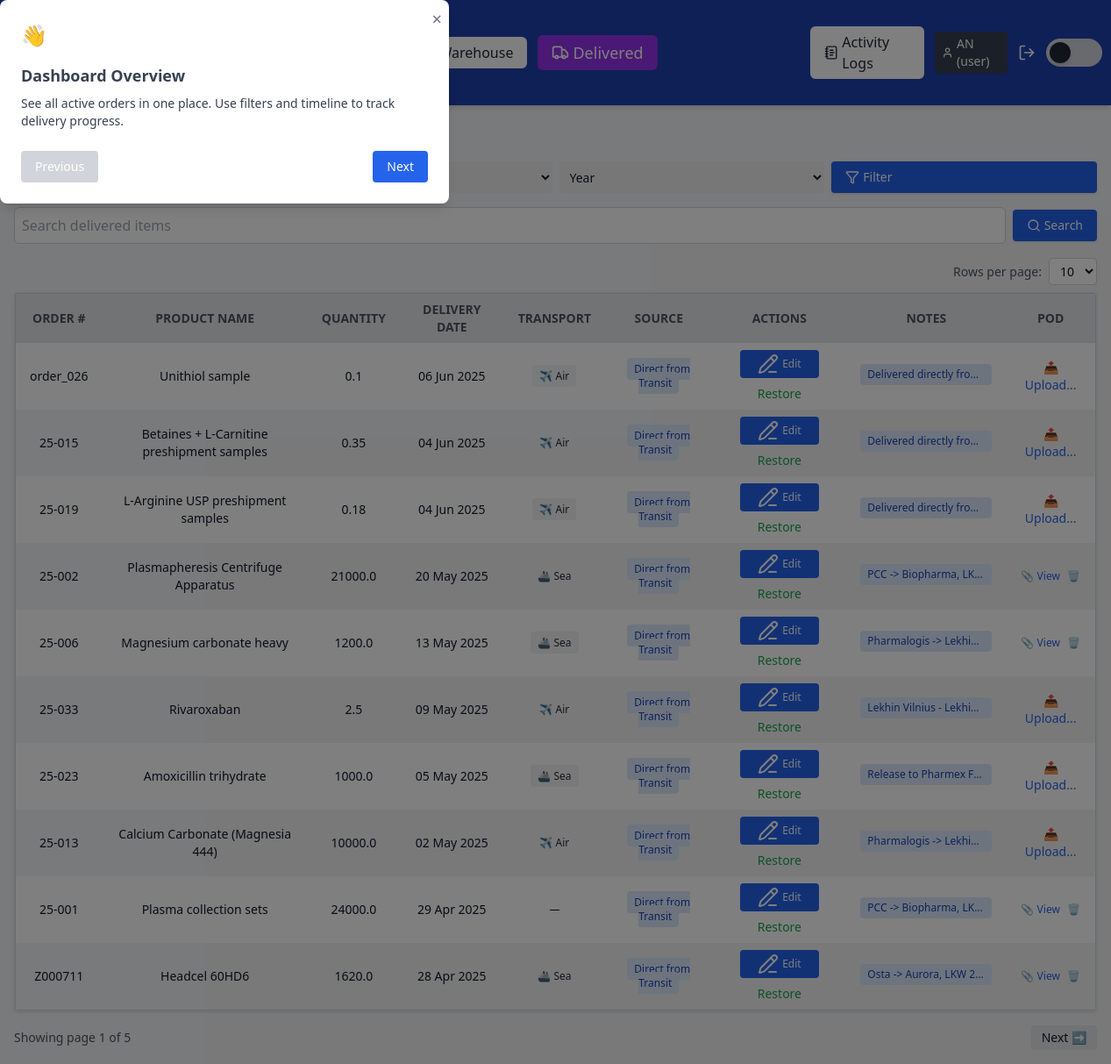
/delivered (signed in), run on the app's committed database.
### app/models.py (models this page shows, shortened)
class User(db.Model):
    id = db.Column(db.Integer, primary_key=True)
    username = db.Column(db.String(100), unique=True, nullable=False)
    password_hash = db.Column(db.String(128))
    role = db.Column(db.String(50), default='user')

class DeliveredGoods(db.Model):
    id = db.Column(db.Integer, primary_key=True)
    user_id = db.Column(db.Integer, db.ForeignKey('user.id'), nullable=False)
    order_number = db.Column(db.String(50), nullable=False)
    product_name = db.Column(db.String(100), nullable=False)
    quantity = db.Column(db.String(50), nullable=False)
    delivery_source = db.Column(db.String(50), nullable=False)
    delivery_date = db.Column(db.String(10), nullable=False)
    transport = db.Column(db.String(20))
    notes = db.Column(db.String(120))
    pod_filename = db.Column(db.String(120))
    warehouse_address = db.Column(db.String(255))
    client = db.Column(db.String(255))
    pos_no = db.Column(db.String(50))
    customer_ref = db.Column(db.String(50))

### app/routes/delivered_routes.py (the view, shortened to what this page needs)
@delivered_bp.route('/delivered')
@login_required
def delivered():
    page = request.args.get('page', 1, type=int)
    per_page = request.args.get('per_page', 10, type=int)
    transport = request.args.get('transport')
    month = request.args.get('month')
    year = request.args.get('year')
    search = request.args.get('search', '')
    if can_view_all(current_user.role):
        query = DeliveredGoods.query
    else:
        query = DeliveredGoods.query.filter_by(user_id=current_user.id)
    if transport:
        query = query.filter_by(transport=transport)
    if month:
        query = query.filter(extract('month', DeliveredGoods.delivery_date) == int(month))
    if year:
        query = query.filter(extract('year', DeliveredGoods.delivery_date) == int(year))
    delivered_items = query.order_by(DeliveredGoods.delivery_date.desc()).paginate(page=page, per_page=per_page)
    reported_order_numbers = set()
    all_entries = StockReportEntry.query.all()
    for entry in all_entries:
        order_number = None
        warehouse_order = WarehouseStock.query.get(entry.related_order_id)
        if warehouse_order:
            order_number = warehouse_order.order_number
        else:
            delivered_order = DeliveredGoods.query.get(entry.related_order_id)
            if delivered_order:
                order_number = delivered_order.order_number
        if order_number:
            reported_order_numbers.add(order_number)
    return render_template(
        'delivered.html',
        delivered_items=delivered_items.items,
        pagination=delivered_items,
        per_page=per_page,
        reported_order_numbers=reported_order_numbers
    )

### app/templates/delivered.html (shortened to what this page needs)
<!DOCTYPE html>
<html lang="en">
<head>
    <script src="https://cdn.tailwindcss.com"></script>
</head>
<body class="flex flex-col h-screen bg-gray-100 dark:bg-gray-900 text-gray-900 dark:text-gray-100">
    {% include '_navbar.html' %}
    <main class="flex flex-col h-full overflow-hidden p-4">
        <h2 class="text-2xl font-bold mb-4">🚚 Delivered Goods</h2>
        <form method="GET" class="grid grid-cols-2 sm:grid-cols-4 gap-2 mb-4 text-sm">
            <select name="year" class="rounded px-2 py-1 dark:bg-gray-800">
                <option value="">Year</option>
            </select>
            <form method="get" class="mb-4 flex justify-end">
                <button type="submit"
                    class="flex items-center gap-1 bg-blue-600 hover:bg-blue-700 text-white px-4 py-2 rounded shadow text-sm">
                    <i data-lucide="filter" class="w-4 h-4"></i> Filter
                </button>
            </form>
        </form>
        <div class="mb-4 flex items-center justify-between gap-2">
            <form method="get" class="flex flex-1 items-center gap-2">
                <input type="text" name="search" value="{{ request.args.get('search', '') }}"
                    placeholder="Search delivered items"
                    class="flex-1 p-2 rounded-md border border-gray-300 focus:outline-none focus:ring-2 focus:ring-blue-400 bg-white dark:bg-gray-800 dark:border-gray-600 dark:text-gray-200" />
                <button type="submit"
                    class="flex items-center gap-1 bg-blue-600 hover:bg-blue-700 text-white px-4 py-2 rounded shadow text-sm">
                    <i data-lucide="search" class="w-4 h-4"></i> Search
                </button>
            </form>
            {% set clear_args = request.args.to_dict() %}
            {% if 'search' in clear_args %}{% set _ = clear_args.pop('search') %}{% endif %}
            {% if 'page' in clear_args %}{% set _ = clear_args.pop('page') %}{% endif %}
        </div>
        <div class="flex justify-end mb-2">
            <form method="get" class="flex items-center gap-2">
                <label for="per_page" class="text-sm text-gray-600 dark:text-gray-300">Rows per page:</label>
                <select name="per_page" id="per_page" onchange="this.form.submit()"
                    class="px-2 py-1 rounded border border-gray-300 dark:border-gray-600 bg-white dark:bg-gray-800 text-sm">
                    <option value="10" {% if per_page==10 %}selected{% endif %}>10</option>
                </select>
            </form>
        </div>
        {% if delivered_items %}
        <div class="flex-1 overflow-y-auto border rounded shadow w-full">
            <table id="delivered-table"
                class="w-full table-auto bg-white dark:bg-gray-900 border border-gray-300 dark:border-gray-700 text-sm">
                <thead class="sticky top-0 z-10 bg-gray-200 dark:bg-gray-800">
                    <tr class="text-center text-xs sm:text-sm text-gray-600 dark:text-gray-300 uppercase">
                        <th class="px-4 py-2 cursor-pointer" data-sort="order_number">Order # </th>
                        <th class="px-4 py-2 cursor-pointer" data-sort="product_name">Product Name </th>
                        <th class="px-4 py-2 cursor-pointer" data-sort="quantity">Quantity </th>
                        <th class="px-4 py-2 cursor-pointer" data-sort="delivery_date">Delivery Date </th>
                        <th class="px-4 py-2 cursor-pointer" data-sort="transport">Transport </th>
                        <th class="px-4 py-2">Source</th>
                        <th class="px-4 py-2">Actions</th>
                        <th class="px-4 py-2">Notes</th>
                        <th class="px-4 py-2">POD</th>
                    </tr>
                </thead>
                <tbody>
                    {% for item in delivered_items %}
                    <tr
                        class="text-center even:bg-gray-100 dark:even:bg-gray-800 hover:bg-blue-50 dark:hover:bg-gray-700">
                        <td class="px-4 py-2">{{ item.order_number }}</td>
                        <td class="px-4 py-2">{{ item.product_name }}</td>
                        <td class="px-4 py-2">{{ item.quantity }}</td>
                        <td class="px-4 py-2" data-key="delivery_date" data-sort-value="{{ item.delivery_date }}">
                            {{ item.delivery_date | format_date }}
                        </td>
                        <td class="px-4 py-2 text-xs">
                            {% if item.transport == 'air' %}<span class="bg-gray-100 text-gray-800 px-2 py-1 rounded">✈️
                                Air</span>
                            {% elif item.transport == 'sea' %}<span
                                class="bg-gray-100 text-gray-800 px-2 py-1 rounded">🚢 Sea</span>
                            {% elif item.transport == 'truck' %}<span
                                class="bg-gray-100 text-gray-800 px-2 py-1 rounded">🚚 Truck</span>
                            {% else %}—{% endif %}
                        </td>
                        <td class="px-4 py-2 text-xs">
                            {% if item.delivery_source == 'Direct from Transit' %}<span
                                class="bg-blue-100 text-blue-800 px-2 py-1 rounded">Direct from Transit</span>
                            {% elif item.delivery_source == 'From Warehouse' %}<span
                                class="bg-purple-100 text-purple-800 px-2 py-1 rounded">From Warehouse</span>
                            {% else %}<span class="bg-gray-100 text-gray-800 px-2 py-1 rounded">—</span>
                            {% endif %}
                        </td>
                        <td class="px-4 py-2">
                            <div class="flex flex-wrap gap-2 justify-center">
                                {% if current_user.role != 'superuser' %}
                                <a href="{{ url_for('delivered.edit_delivered', item_id=item.id) }}"
                                    class="bg-blue-600 hover:bg-blue-700 text-white px-3 py-1 text-xs rounded min-w-[90px] flex items-center gap-1 justify-center">
                                    <i data-lucide="pencil-line"></i> Edit
                                </a>
                                <button class="text-sm text-green-600 hover:underline restore-btn"
                                    data-item-id="{{ item.id }}">
                                    Restore
                                </button>
                                {% endif %}
                            </div>
                        </td>
                        <td class="px-4 py-2">
                            {% if item.notes %}
                            <span title="{{ item.notes }}"
                                class="bg-blue-100 text-blue-800 text-xs px-2 py-1 rounded whitespace-nowrap max-w-[150px] overflow-hidden text-ellipsis inline-block">
                                {{ item.notes[:30] }}{% if item.notes|length > 30 %}...{% endif %}
                            </span>
                            {% else %}—{% endif %}
                        </td>
                        <td class="px-4 py-2 text-xs text-center">
                            {% if current_user.role != 'superuser' %}
                            {% if item.pod_filename %}
                            <div class="flex items-center justify-center space-x-2">
                                <a href="{{ url_for('upload.view_pod', filename=item.pod_filename) }}" target="_blank"
                                    class="text-blue-600 hover:underline">📎 View</a>
                                <form method="POST" action="{{ url_for('upload.delete_pod', item_id=item.id) }}">
                                    <button type="submit" class="text-red-500 hover:underline"
                                        title="Delete POD">🗑️</button>
                                </form>
                            </div>
                            {% else %}
                            <form method="POST" action="{{ url_for('upload.upload_pod', item_id=item.id) }}"
                                enctype="multipart/form-data" class="flex flex-col items-center space-y-1">
                                <label for="pod-{{ item.id }}"
                                    class="cursor-pointer text-blue-600 text-sm hover:underline relative">📤
                                    Upload...</label>
                            </form>
                            {% endif %}
                            {% endif %}
                        </td>
                    </tr>
                    {% endfor %}
                </tbody>
            </table>
        </div>
        {% set args = request.args.to_dict() if request.args else {} %}
        {% set filtered_args = args.copy() %}
        {% if 'page' in filtered_args %}{% set _ = filtered_args.pop('page') %}{% endif %}
        {% if 'per_page' in filtered_args %}{% set _ = filtered_args.pop('per_page') %}{% endif %}
        <div class="mt-4 flex justify-between items-center">
            <div class="text-sm text-gray-600 dark:text-gray-300">
                Showing page {{ pagination.page }} of {{ pagination.pages }}
            </div>
            <div class="flex gap-2">
                {% if pagination.has_next %}
                <a href="{{ url_for('delivered.delivered', page=pagination.next_num, per_page=per_page, **filtered_args) }}"
                    class="px-3 py-1 bg-gray-200 dark:bg-gray-700 rounded hover:bg-gray-300 text-sm">Next ➡</a>
                {% endif %}
            </div>
        </div>
        {% endif %}
    </main>
</body>
</html>

### app/templates/_navbar.html (shortened to what this page needs)
<header
  class="sticky top-0 z-50 flex justify-between items-center px-4 sm:px-6 py-2 sm:py-3 bg-blue-800 text-white shadow-md">
  <div class="flex items-center space-x-3">
    <h1 class="text-base sm:text-2xl font-semibold">Supply Tracker Dashboard</h1>
    <a href="{{ url_for('onboarding.show_onboarding') }}"
      class="ml-4 px-3 py-1.5 bg-blue-600 text-white text-sm rounded hover:bg-blue-700 transition flex items-center gap-1">
    </a>
  </div>
  <div class="flex items-center space-x-2 sm:space-x-3">
    <a href="{{ url_for('dashboard.dashboard') }}" class="px-4 py-1.5 rounded-md font-medium transition-all duration-200 flex items-center gap-1
       {{ 'bg-yellow-500 text-white text-lg font-bold' if current_path.startswith(url_for('dashboard.dashboard')) else 'bg-white text-gray-800 dark:bg-gray-700 dark:text-white' }}
       hover:bg-opacity-80 hover:shadow-md">
    </a>
    <a href="{{ url_for('warehouse.warehouse') }}" class="px-4 py-1.5 rounded-md font-medium transition-all duration-200 flex items-center gap-1
       {{ 'bg-blue-600 text-white text-lg font-bold' if current_path.startswith(url_for('warehouse.warehouse')) else 'bg-white text-gray-800 dark:bg-gray-700 dark:text-white' }}
       hover:bg-opacity-80 hover:shadow-md">
      Warehouse
    </a>
    <a href="{{ url_for('delivered.delivered') }}" class="px-4 py-1.5 rounded-md font-medium transition-all duration-200 flex items-center gap-1
       {{ 'bg-purple-600 text-white text-lg font-bold' if current_path.startswith(url_for('delivered.delivered')) else 'bg-white text-gray-800 dark:bg-gray-700 dark:text-white' }}
       hover:bg-opacity-80 hover:shadow-md">
      <i data-lucide="truck" class="w-5 h-5"></i>
      Delivered
    </a>
    <a href="{{ url_for('activity.activity_logs') }}" class="px-4 py-1.5 rounded-md font-medium transition-all duration-200 flex items-center gap-1
   {{ 'bg-amber-500 text-white text-lg font-bold' if current_path.startswith(url_for('activity.activity_logs')) else 'bg-white text-gray-800 dark:bg-gray-700 dark:text-white' }}
   hover:bg-opacity-80 hover:shadow-md">
      <i data-lucide="notebook-text" class="w-5 h-5"></i>
      Activity Logs
    </a>
    <span class="ml-4 px-2 py-1 rounded bg-gray-700 text-white text-sm flex items-center gap-1">
      <i data-lucide="user" class="w-4 h-4"></i>
      {{ current_user.username }} ({{ current_user.role }})
    </span>
    <a href="{{ url_for('auth.logout') }}" title="Logout" class="text-white hover:text-red-400 ml-1">
      <i data-lucide="log-out" class="w-5 h-5"></i>
    </a>
    <button id="dark-mode-toggle"
      class="relative inline-flex items-center h-5 w-10 sm:h-8 sm:w-16 rounded-full transition-colors duration-300 focus:outline-none flex-shrink-0"
      aria-label="Toggle dark mode">
      <span id="dark-mode-track"
        class="absolute inset-0 h-5 w-10 sm:h-8 sm:w-16 rounded-full bg-gray-300 dark:bg-gray-700 transition-colors duration-300"></span>
      <span id="dark-mode-thumb"
        class="absolute left-1 top-1 h-3 w-3 sm:h-6 sm:w-6 rounded-full bg-gray-800 dark:bg-gray-100 transform transition-transform duration-300 shadow-md dark:shadow-white/50 dark:translate-x-5 sm:dark:translate-x-8"></span>
    </button>
  </div>
  <div id="tourModal" class="fixed inset-0 bg-black bg-opacity-50 hidden z-50 items-center justify-center">
    <div class="bg-white dark:bg-gray-800 p-6 rounded-lg max-w-lg w-full shadow-lg relative">
      <button id="closeTourBtn"
        class="absolute top-2 right-2 text-gray-500 hover:text-gray-800 dark:hover:text-white text-xl">&times;</button>
      <h2 class="text-2xl font-bold mb-4">👋 Welcome to Supply Tracker!</h2>
      <div id="tourStepContent" class="text-sm text-gray-700 dark:text-gray-300 space-y-2"></div>
      <div class="mt-6 flex justify-between">
        <button id="prevStepBtn" class="px-4 py-2 bg-gray-300 dark:bg-gray-700 rounded text-sm"
          disabled>Previous</button>
        <button id="nextStepBtn" class="px-4 py-2 bg-blue-600 text-white rounded text-sm">Next</button>
      </div>
    </div>
  </div>
</header>

### data on the page
User: username "AN", role "user"
DeliveredGoods: order_number "order_026", product_name "Unithiol sample", quantity "0.1", delivery_date "06 Jun 2025", transport "✈️ Air", shows "Direct from Transit", notes "Delivered directly fro…"
DeliveredGoods: order_number "25-015", product_name "Betaines + L-Carnitine preshipment samples", quantity "0.35", delivery_date "04 Jun 2025", transport "✈️ Air", shows "Direct from Transit", notes "Delivered directly fro…"
DeliveredGoods: order_number "25-019", product_name "L-Arginine USP preshipment samples", quantity "0.18", delivery_date "04 Jun 2025", transport "✈️ Air", shows "Direct from Transit", notes "Delivered directly fro…"
DeliveredGoods: order_number "25-002", product_name "Plasmapheresis Centrifuge Apparatus", quantity "21000.0", delivery_date "20 May 2025", transport "🚢 Sea", shows "Direct from Transit", notes "PCC -> Biopharma, LK…"
DeliveredGoods: order_number "25-006", product_name "Magnesium carbonate heavy", quantity "1200.0", delivery_date "13 May 2025", transport "🚢 Sea", shows "Direct from Transit", notes "Pharmalogis -> Lekhi…"
DeliveredGoods: order_number "25-033", product_name "Rivaroxaban", quantity "2.5", delivery_date "09 May 2025", transport "✈️ Air", shows "Direct from Transit", notes "Lekhin Vilnius - Lekhi…"
DeliveredGoods: order_number "25-023", product_name "Amoxicillin trihydrate", quantity "1000.0", delivery_date "05 May 2025", transport "🚢 Sea", shows "Direct from Transit", notes "Release to Pharmex F…"
DeliveredGoods: order_number "25-013", product_name "Calcium Carbonate (Magnesia 444)", quantity "10000.0", delivery_date "02 May 2025", transport "✈️ Air", shows "Direct from Transit", notes "Pharmalogis -> Lekhi…"
DeliveredGoods: order_number "25-001", product_name "Plasma collection sets", quantity "24000.0", delivery_date "29 Apr 2025", shows "Direct from Transit", notes "PCC -> Biopharma, LK…"
DeliveredGoods: order_number "Z000711", product_name "Headcel 60HD6", quantity "1620.0", delivery_date "28 Apr 2025", transport "🚢 Sea", shows "Direct from Transit", notes "Osta -> Aurora, LKW 2…"

### other printed values
{{ pagination.page }} "1"
{{ pagination.pages }} "5"
